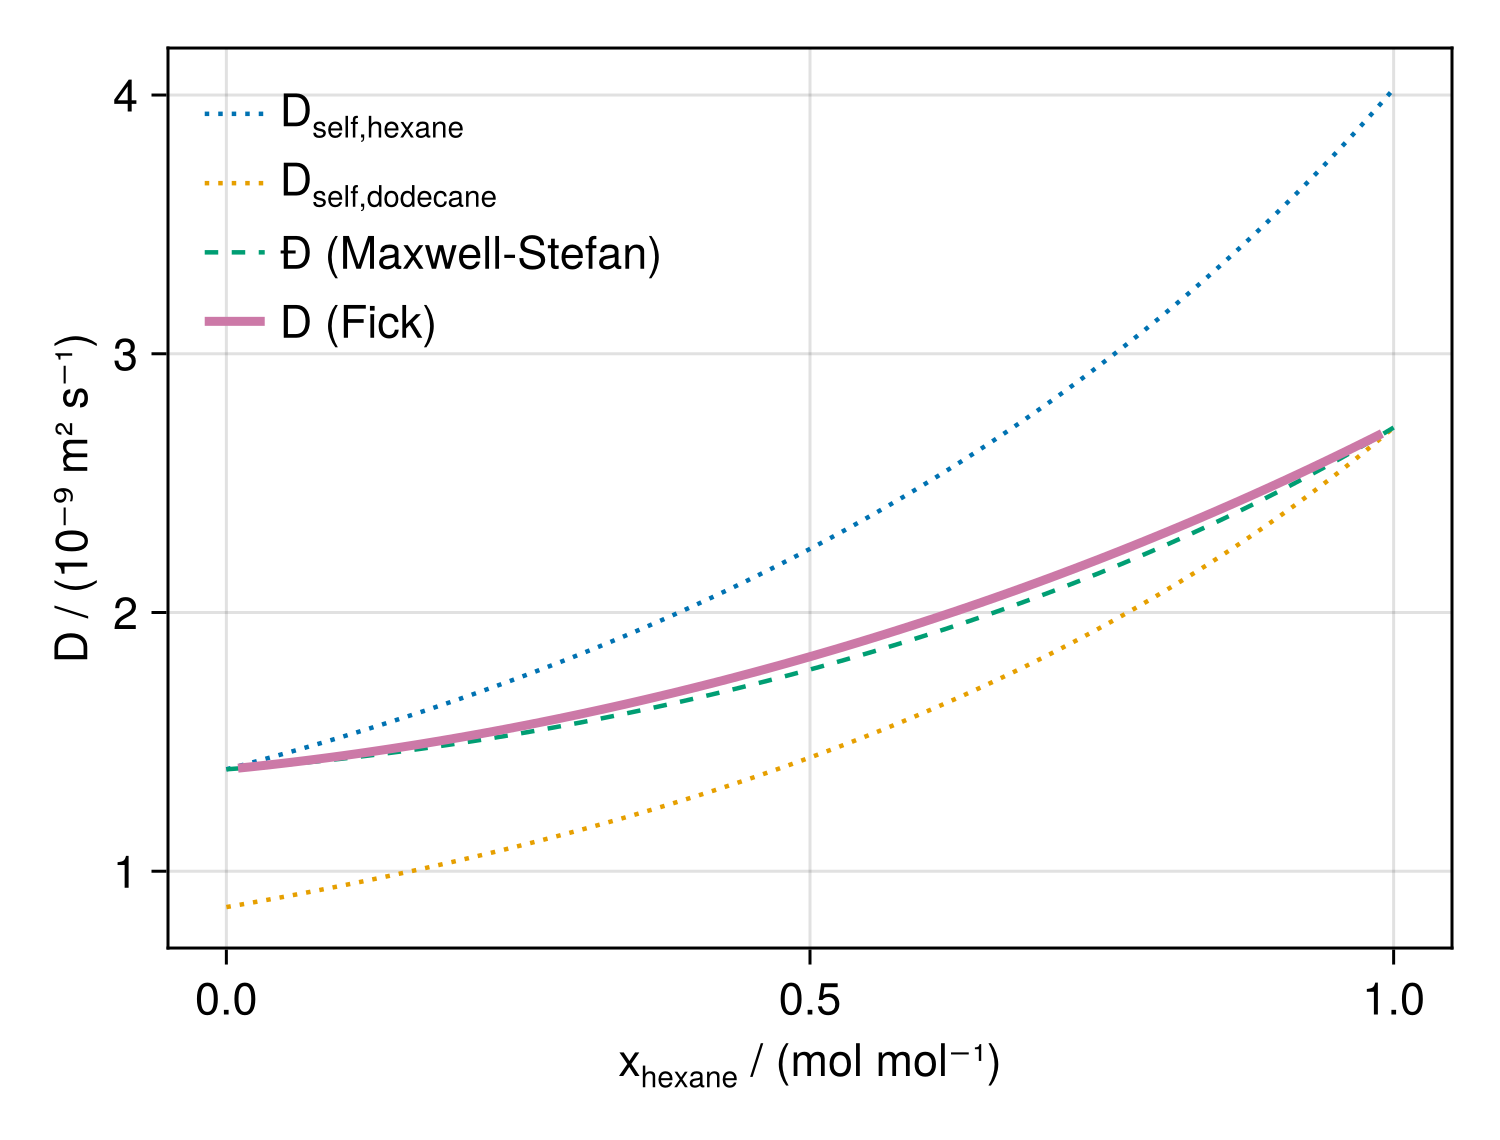

Write the Julia code that produced this figure.
## Diffusion coefficients of the binary mixture n-hexane + n-dodecane at 298.15 K and 1 bar.
## Self-diffusion parameters of the pure components and the binary interaction parameters
## yield the Maxwell-Stefan and (with the thermodynamic factor from the EOS) the Fick
## diffusion coefficient of the mixture.

using EntropyScaling, Clapeyron, CairoMakie

comps = ["hexane", "dodecane"]
model = ESFramework(comps, PCSAFT(comps); userlocations=Dict(
    DiffusionCoefficient() => (; α2=[-2.5414 -4.0610; -2.5463 -4.6610],
                                 α3=[-1.9186 -3.4267; -1.8070 -3.2021]),
))

p, T = 1e5, 298.15
x = 0.0:0.01:1.0
z = [[xi, 1 - xi] for xi in x]

D = [self_diffusion_coefficient(model, p, T, zi) for zi in z]
Ð = [MS_diffusion_coefficient(model, p, T, zi)[1, 2] for zi in z]
D_Fick = [only(fick_diffusion_coefficient(model, p, T, zi)) for zi in z]

fig = Figure(size=(500, 380), fontsize=15)
ax = Axis(fig[1, 1]; xlabel=rich("x", subscript("hexane"), " / (mol mol⁻¹)"),
          ylabel="D / (10⁻⁹ m² s⁻¹)")
lines!(ax, x, first.(D) .* 1e9; linestyle=:dot, label=rich("D", subscript("self,hexane")))
lines!(ax, x, last.(D) .* 1e9; linestyle=:dot, label=rich("D", subscript("self,dodecane")))
lines!(ax, x, Ð .* 1e9; linestyle=:dash, label="Ð (Maxwell-Stefan)")
lines!(ax, x, D_Fick .* 1e9; linewidth=3, label="D (Fick)")
axislegend(ax; position=:lt, framevisible=false)

save(joinpath(@__DIR__, "diffusion.png"), fig; px_per_unit=3)
